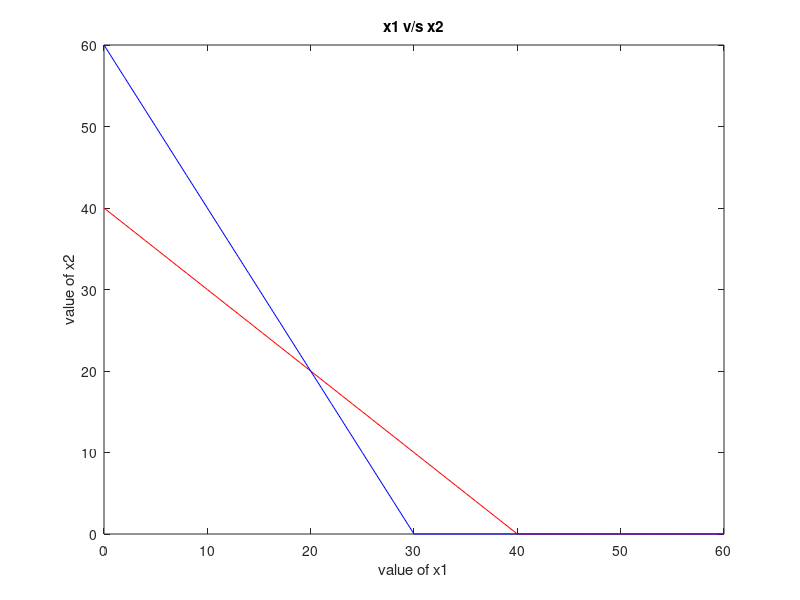

MATLAB code to generate this figure:
clc;
clear all;

a = [1 1; 2 1; 1 0; 0 1];
b = [40; 60; 0; 0];
c = [8 1];

x1 = 0: 1: max(b);
x21 = (b(1) - a(1,1) * x1)/a(1,2);
x22 = (b(2) - a(2,1) * x1)/a(2,2);

x21 = max(0, x21);
x22 = max(0, x22);

plot(x1, x21, 'r', x1, x22, 'b');
xlabel("value of x1");
ylabel("value of x2");
title("x1 v/s x2");

pt = [];
for i = 1: size(a, 1)
    a1 = a(i, :);
    b1 = b(i, :);
    for j = i+1: size(a, 1)
        a2 = a(j, :);
        b2 = b(j, :);
        aa = [a1; a2];
        bb = [b1; b2];

        x = aa\bb;
        pt = [pt x];
    end
end
pt = pt';

for i = 1: size(pt, 1)
    const1(i) = a(1,1)*pt(i,1) + a(1,2)*pt(i,2) - b(1);
    const2(i) = a(2,1)*pt(i,1) + a(2,2)*pt(i,2) - b(2);
end

s1 = find(const1 > 0);
s2 = find(const2 > 0);
s = unique([s1, s2]);
pt(s, :) = [];

s3 = find(pt(:, 1) < 0);
pt(s3, :) = [];
s4 = find(pt(:, 2) < 0);
pt(s4, :) = [];

z = pt*(c');
[zmax zind] = max(z);
x1 = pt(zind, 1);
x2 = pt(zind, 2);